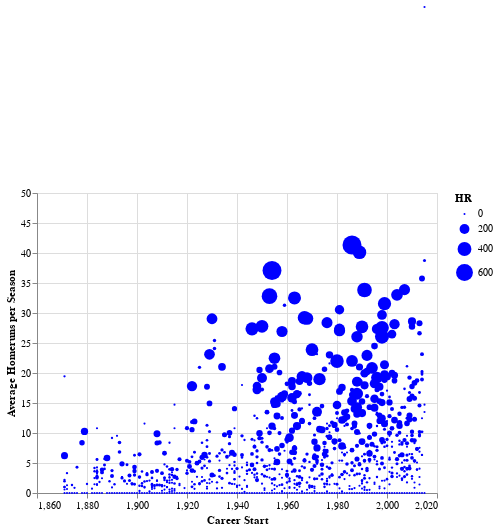

Notebook code for this chart:
### Markdown cell above
**Insights:**
<br>1. Average home runs per season for MLB is 3 (that's 1 home run every 54 games). This is probably because lots of guys have never hit home runs -- or very few home runs -- in their entire careers.
Albert's homeruns per season has seesawed thtoughout his career, rising then falling, and then rising again.
<br>2. Albert's average home runs is far above the MLB average.
<br>3. Even Clint's average home runs is ahead of the MLB average.

### Code cell
(graph3 + myreg)

### Figure 1 — Vega-Lite specification as saved in the notebook (floating-point values rounded to 4 significant figures; data arrays with more than 128 entries replaced by an {"elided": "..."} marker saying what was removed)
{"config": {"view": {"continuousWidth": 400, "continuousHeight": 300}}, "layer": [{"mark": {"type": "circle", "color": "blue"}, "encoding": {"size": {"type": "quantitative", "field": "HR"}, "tooltip": [{"type": "quantitative", "aggregate": "mean", "field": "HRG", "title": "Average Home Runs per Season"}], "x": {"type": "quantitative", "field": "startYear", "scale": {"domain": [1860, 2020]}, "title": "Career Start"}, "y": {"type": "quantitative", "field": "HRG", "scale": {"domain": [0, 50]}, "title": "Average Homeruns per Season"}}}, {"mark": {"type": "line", "color": "teal"}, "encoding": {"size": {"type": "quantitative", "field": "HR"}, "tooltip": [{"type": "quantitative", "aggregate": "mean", "field": "HRG", "title": "Average Home Runs per Season"}], "x": {"type": "quantitative", "field": "startYear", "scale": {"domain": [1860, 2020]}, "title": "Career Start"}, "y": {"type": "quantitative", "field": "HRG", "scale": {"domain": [0, 50]}, "title": "Average Homeruns per Season"}}, "transform": [{"on": "startYear", "regression": "HRG", "method": "poly"}]}], "data": {"name": "data-4f704c190b9d714c29d2eefac65f1ef2"}, "$schema": "https://vega.github.io/schema/vega-lite/v4.8.1.json", "datasets": {"data-4f704c190b9d714c29d2eefac65f1ef2": {"elided": "2000 records"}}}
